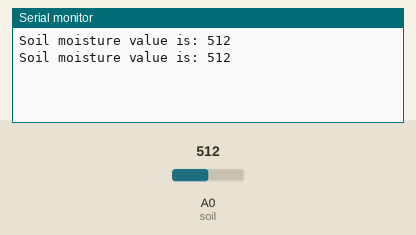
Simulated run of this sketch. Board: Arduino Uno, built with avr-gcc and run on an emulated ATmega328P. Shown: the last lines printed to the serial monitor. Inputs (shaded band) come from the test bench; at power-on: A0 (soil) = 512.

Above: at 1.8 s.
1.9 s: A0 (soil) set to 716
At 2.8 s:
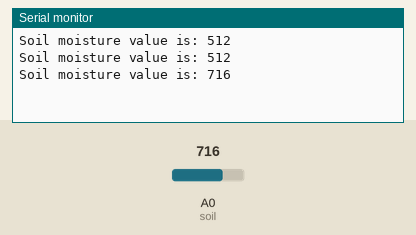
3.4 s: A0 (soil) set to 900
At 4.4 s:
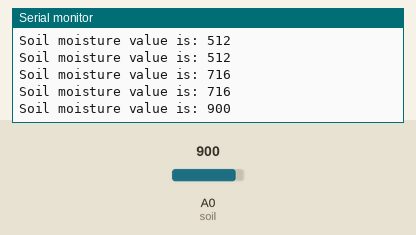
Timing chart, 0 to 6.4 s (numbered marks = the images above; inputs shaded):
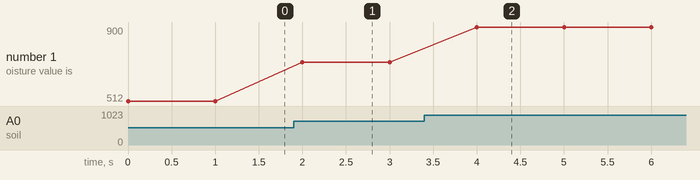

Measured:
- after the input at 1.9 s, the serial monitor: prints a new line after 0.10 s (image 1)
- after the input at 3.4 s, the serial monitor: prints a new line after 0.60 s (image 2)
- plotted number 1: 512 → 716 after the input at 1.9 s, 716 → 900 after the input at 3.4 s

The sketch:

soilMoisture.ino
```cpp
int soil = A0;
int soilvalue;

void setup() {
  // put your setup code here, to run once:
  Serial.begin(9600);
  pinMode(soil, INPUT);
}

void loop() {
  // put your main code here, to run repeatedly:
  soilvalue = analogRead(soil);
  Serial.print("Soil moisture value is: ");
  Serial.println(soilvalue);
  delay(1000);
}
```
